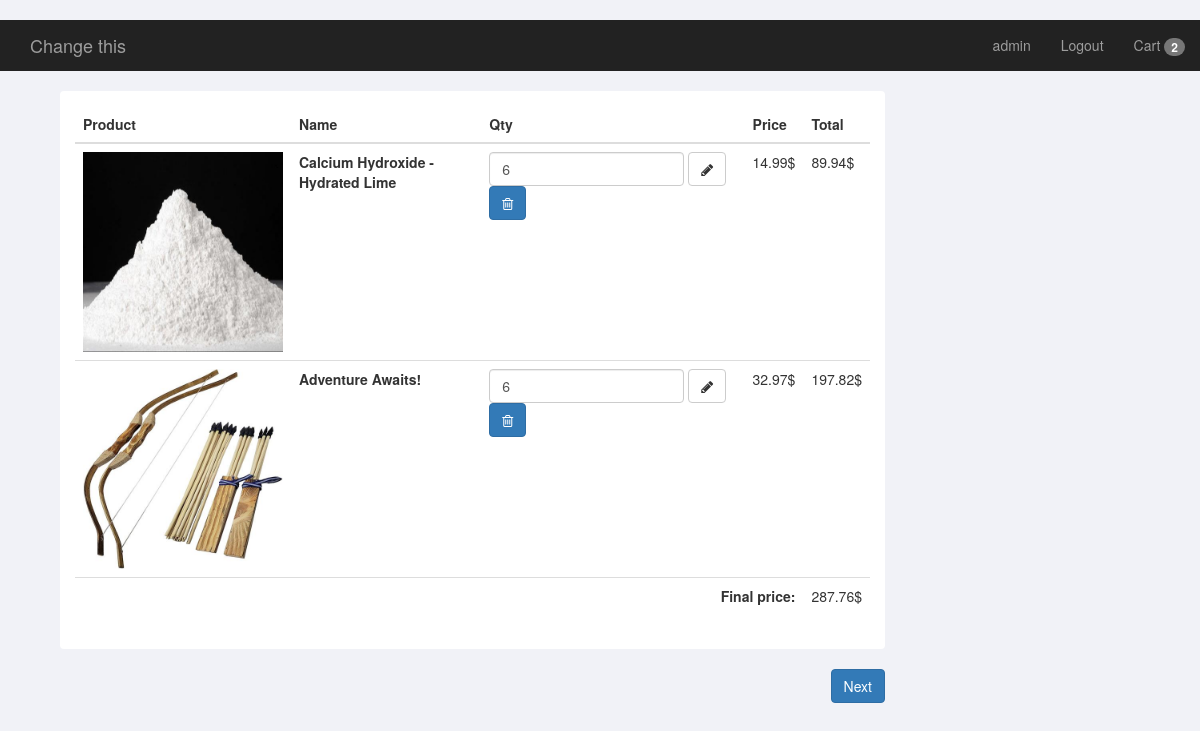
Screenshot of /cart-detail/ (signed in) with the database file from the repository.
### mainapp/models.py (models this page shows, shortened)
class Cart(models.Model):
    final_price = models.DecimalField(null=True, blank=True, max_digits=100, decimal_places=2,
                                      verbose_name='Final price')
    final_amount = models.IntegerField(null=True, blank=True,
                                       verbose_name='Total amount')
    owner = models.ForeignKey(Customer, on_delete=models.CASCADE, verbose_name='Owner')
    products = models.ManyToManyField('CartProduct', blank=True)
    ordered = models.BooleanField(default=False)

class CartProduct(models.Model):
    user = models.ForeignKey(Customer, verbose_name='Customer', on_delete=models.CASCADE)
    to_cart = models.ForeignKey(Cart, on_delete=models.CASCADE)
    product_slug = models.CharField(max_length=255, null=True)
    product_category = models.CharField(max_length=255, null=True)
    amount = models.PositiveIntegerField(verbose_name='Amount', default=1)
    total_price = models.DecimalField(verbose_name='Total price', max_digits=100, decimal_places=2)
    def get_product(self):
        category = Category.objects.get(slug=self.product_category)
        collector = NestedObjects(using='default')
        collector.collect([category])
        products = []
        for line in collector.data.values():
            products += line
        products = products[1:]
        for product in products:
            if product.slug == self.product_slug:
                return product

class Category(models.Model):
    global_category = models.ForeignKey(GlobalCategory, on_delete=models.CASCADE,
                                        verbose_name='To global category')
    name = models.CharField(max_length=100, verbose_name='Category name')
    slug = models.SlugField(unique=True, editable=False)

class Product(models.Model):
    name = models.CharField(max_length=255, verbose_name='Product name')
    category = models.ForeignKey(Category, on_delete=models.CASCADE, verbose_name='Product category',
                                 default=None)
    slug = models.SlugField(unique=True, editable=False)
    description = models.TextField(verbose_name='Product description')
    price = models.DecimalField(verbose_name='Product price', max_digits=10, decimal_places=2)
    image = models.ImageField(verbose_name='Image')
    stars = models.DecimalField(max_digits=2, decimal_places=1, verbose_name='Rating',
                                blank=True, null=True)
    class Meta:
        abstract = True

class Reagent(Product):
    STATE_CHOICES = (
        ('solid', 'Solid'),
        ('liquid', 'Liquid'),
        ('gas', 'Gas')
    )
    REAGENT_TYPE_CHOICES = (
        ('acid', 'Acid'),
        ('bromide', 'Bromide'),
        ('alkali', 'Alkali'),
        ('halogens', 'Halogens')
    )
    state = models.CharField(max_length=255, choices=STATE_CHOICES, verbose_name='State')
    formula = models.CharField(max_length=100, verbose_name='Formula')
    reagent_type = models.CharField(max_length=255, verbose_name='Type of reagent', choices=REAGENT_TYPE_CHOICES)
    conc = models.DecimalField(max_digits=3, decimal_places=1, verbose_name='Concentration',
                               null=True, blank=True)
    weight = models.CharField(max_length=32, verbose_name='Weight')

class FirearmWeapon(Product):
    ACTION_CHOICES = (
        ('auto', 'Auto'),
        ('bolt', 'Bolt'),
        ('semi-automatic', 'Semi-Automatic'),
        ('pump', 'Pump')
    )
    caliber = models.CharField(max_length=50, verbose_name='Caliber')
    action = models.CharField(max_length=100, verbose_name='Action', choices=ACTION_CHOICES)
    weight = models.CharField(max_length=32, verbose_name='Weight')

class BowWeapon(Product):
    weight = models.CharField(max_length=32, verbose_name='Weight')
    arrow_speed = models.IntegerField(verbose_name='Arrow speed')
    draw_length = models.CharField(max_length=50, verbose_name='Draw length')
    brace_height = models.DecimalField(decimal_places=1, max_digits=4, verbose_name='Brace height')

### mainapp/views.py (the view)
# urls.py: path('cart-detail/', CartView.as_view(), name='cart_detail'),
class CartView(GetCurtMixin, View):
    def get(self, request):
        context = {
            'cart': self.cart,
        }
        return render(request, 'cart_detail.html', context)

### mainapp/mixins.py (called while the page is built)
    def dispatch(self, request, *args, **kwargs):
        if request.user.is_authenticated:
            customer = Customer.objects.get(user=request.user)
            cart = Cart.objects.filter(owner=customer, ordered=False).first()
            if not cart:
                cart = Cart.objects.create(owner=customer)
            self.cart = cart
        return super().dispatch(request, *args, **kwargs)

### mainapp/templates/cart_detail.html (shortened to what this page needs)
{% extends 'base.html' %}
{% block content %}
<link rel="stylesheet" type="text/css" href="//netdna.bootstrapcdn.com/font-awesome/4.1.0/css/font-awesome.min.css">
<div class="container bootstrap snippets bootdey">
    <div class="col-md-9 col-sm-8 content">
        <div class="row">
            <div class="col-md-12">
                <div class="panel panel-info panel-shadow">
                    <div class="panel-body">
                        <div class="table-responsive">
                        <table class="table">
                            <thead>
                            <tr>
                                <th>Product</th>
                                <th>Name</th>
                                <th>Qty</th>
                                <th>Price</th>
                                <th>Total</th>
                            </tr>
                            </thead>
                            <tbody>
                                {% for product in cart.products.all %}
                                <tr>
                                    <td><img src="{{ product.get_product.image.url }}" style='width: 200px; height: 200px;' class="img-cart"></td>
                                    <td><strong>{{ product.get_product.name }}</strong></td>
                                    <td>
                                    <form class="form-inline" method='POST' action="{% url 'change_amount' product.id %}">
                                        <input min=1 type='number' class="form-control" name='amount' type="text" value="{{ product.amount }}">
                                        <button type='sumbit' rel="tooltip" class="btn btn-default"><i class="fa fa-pencil"></i></button></a>
                                        <a href="{% url 'del_cart_product' product.id %}" class="btn btn-primary"><i class="fa fa-trash-o"></i></a>
                                    </form>
                                    </td>
                                    <td>{{ product.get_product.price }}$</td>
                                    <td>{{ product.total_price }}$</td>
                                </tr>
                                {% endfor %}
                               <tr>
                                    <td colspan="4" class="text-right"><strong>Final price:</strong></td>
                                    <td>{{ cart.final_price }}$</td>
                                </tr>
                            </tbody>
                        </table>
                    </div>
                </div>
                </div>
                <a href="#" class="btn btn-primary pull-right">Next</a>
            </div>
        </div>
    </div>
</div>
{% endblock %}

### mainapp/templates/base.html (shortened to what this page needs)
<!DOCTYPE html>
{% load static %}
<html lang="en">
<head>
    <link href="{% static 'bootstrap.min.css' %}" rel="stylesheet">
    <link href="{% static 'for_index.css' %}" rel="stylesheet">
</head>
<body>
    <nav class="navbar-static-top  navbar-inverse mb-2">
        <div class="container-fluid">
        <div class="navbar-header">
            <a class="navbar-brand" href="{% url 'index' %}">Change this</a>
        </div>
        <div>
            <ul class="nav navbar-nav navbar-right">
            {% if user.is_authenticated %}
                <li><a href='#'>{{ user.username }}</a></li>
                <li><a href='{% url 'logout' %}'>Logout</a></li>
                <li><a href='{% url "cart_detail" %}'>
                    Cart <span class='badge'>{{ cart.final_amount }}</span>
                </a></li>
            {% else %}
                <li><a href='{% url "login" %}'>Log in</a></li>
                <li><a href='{% url "registration" %}'>Sign in</a></li>
            {% endif %}
            </ul>
        </div>
        </div>
    </nav>
    <br>
    <div class="container bootdey">
        {% block content %}
        {% endblock %}
    </div>
</body>
</html>

### mainapp/static/for_index.css (style rules this page uses)
body { margin-top:20px; background:#f1f2f7; }
.panel { border: none; box-shadow: none; }

### rows the page displays
Cart: final_amount "2", final_price "287.76"
CartProduct: get_product.image (picture), get_product.name "Calcium Hydroxide - Hydrated Lime", amount "6", get_product.price "14.99", total_price "89.94"
CartProduct: get_product.image (picture), get_product.name "Adventure Awaits!", amount "6", get_product.price "32.97", total_price "197.82"

### other values shown
{{ user.username }} "admin"
